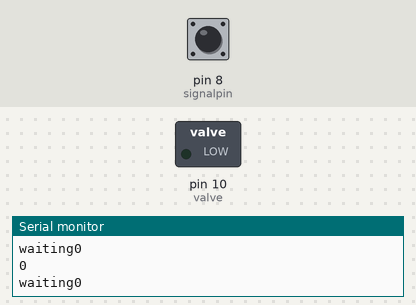
A sketch run on a simulated Arduino Uno, built with avr-gcc and run on an emulated ATmega328P. Parts: switched loads named in the sketch (green lamp = pin HIGH), the last lines printed to the serial monitor. Inputs (shaded band) come from the test bench; at power-on: pin 8 (signalpin) LOW.

Above: at 1.2 s.
1.3 s: pin 8 (signalpin) driven HIGH
At 2.5 s:
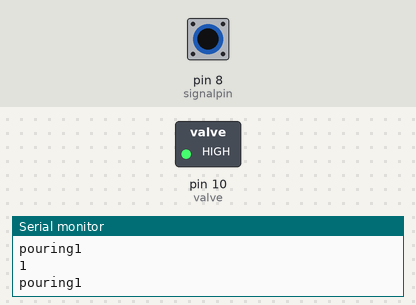
2.8 s: pin 8 (signalpin) pulsed LOW 5 times (0.12 s each, 0.3 s apart)
Timing chart, 0 to 11.5 s (numbered marks = the images above; inputs shaded):
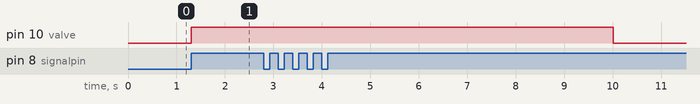

The sketch:

valve_trigger.ino
```cpp
// This opens the solenoid valve when the arduino reads a HIGH input from the temperature controller arduino. It opens only once, and runs for "10 seconds". After that all other HIGH inputs are ignored.

int signalpin = 8;
int valve = 10;
int pour_time = 10000; // 10 seconds
bool go = false;
bool complete = false;
long start_time = millis();
long current_time;

void setup() {
  // put your setup code here, to run once:
  Serial.begin(9600);
  pinMode(valve,OUTPUT);
}

void loop() {
  Serial.println(go);
  Serial.println(digitalRead(signalpin));
  if ((digitalRead(signalpin)==1) && (complete == 0)){
    go = true;
    digitalWrite(valve,HIGH);
    Serial.print("pouring");
    }
  else if ((digitalRead(signalpin)==1) && (complete == 1)) {
    go = false;
    Serial.print("finished");
    }
  if (digitalRead(signalpin)==0){
    // if the water's too cold, turn the solenoid off
    go = false;
    Serial.print("waiting");
    }
  if (go == 1){
    run();
    }
}

void run()  {
  current_time = millis();
  if(current_time-start_time>=(pour_time)) {
    go = false;
    complete = true;
    digitalWrite(valve, LOW);
  }
}
```

Measured:
- after the input at 1.3 s, pin 10 (valve): LOW → HIGH at once
